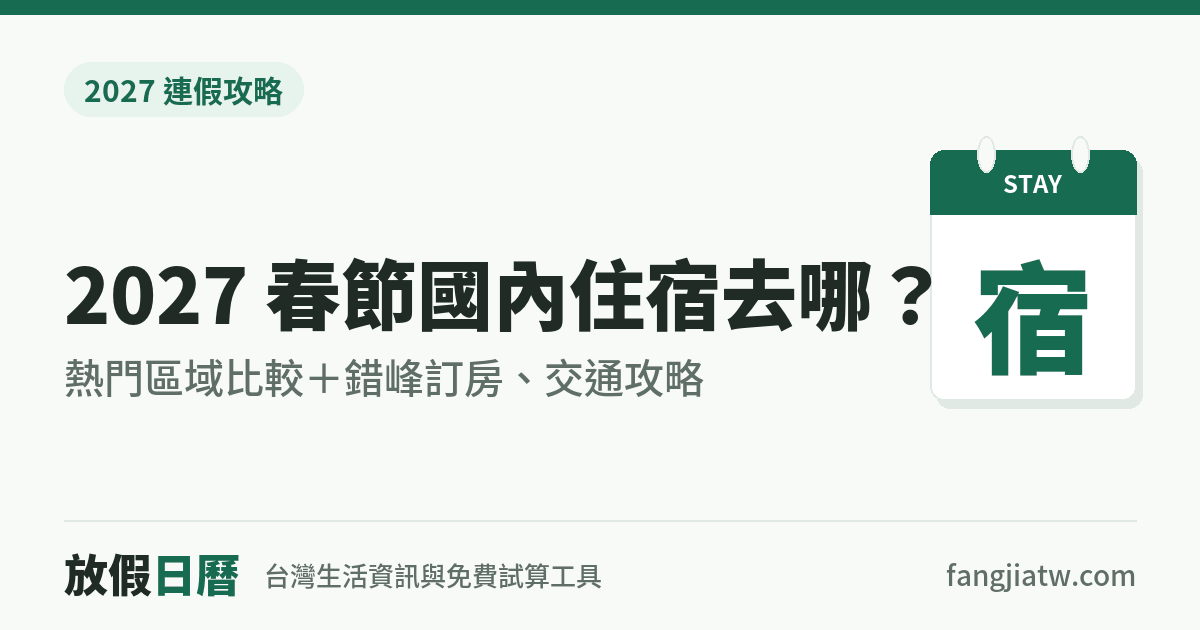
#> input picture assets/og/2027-chunjie-stay.png, 1200 x 630 px, found by its file name; its folder holds 4 pictures in this run
$ python build_home_thumbs.py
#> lines starting #> are read from the running program, lines starting #| are printed output that depends on the picture
# 首頁「最新生活攻略」：
#   1. 把各文章的 og 圖卡（assets/og/*.png，1200×630）從中間裁成 16:9，縮成 640×360 WebP 放 assets/thumbs/
#   2. 依 POSTS 產生卡片（分類、標題、50～70 字摘要、更新日期、閱讀更多），寫進 index.html 的 posts:start／posts:end 之間
#   3. 全年請假圖卡轉成 WebP 給首頁用
# 順序：build_og.py → build_info.py → 這支 → 再跑一次 build_info.py（讓首頁 WebP 的版本號更新）。
# 執行（repo 根目錄）：PYTHONPATH=C:/Users/Administrator/tools/pylib python _src/build_home_thumbs.py
import os, io, re, hashlib
from PIL import Image

# (og 檔名, 文章網址, 分類, 標題, 摘要 50～70 字)
POSTS = [
    ("2027-chunjie-stay", "/2027/chunjie-stay/", "住宿攻略", "2027 春節國內住宿：熱門區域與錯峰訂房",
     "初一到初三最難訂房，房價也最高。比較台中、嘉義、日月潭等 8 個熱門區域的交通與房價，附 3 種錯峰方案和訂房檢查清單。"),
    ("2027-qingjia", "/2027/qingjia/", "連假攻略", "2027 請假攻略：9 大連假、特休怎麼排",
     "2027 年放假 121 天、全年不用補班。整理 9 個連假各自最划算的請法，以及特休 3、7、10、14 天的全年排法。"),
    ("2027-chunjie", "/2027/chunjie/", "連假攻略", "2027 春節連假放幾天？請 2 休 11",
     "春節從 2/4（四）小年夜放到 2/10（三），共 7 天，不用補班。請 2 天特休可連休 11 天，請 5 天更能連休 16 天。"),
    ("2027-hanjia", "/2027/hanjia/", "連假攻略", "2027 寒假日期：放 21 天，2/11 開學",
     "寒假從 1/21（四）放到 2/10（三），共 21 天，春節剛好落在最後一週。爸媽只要請 3 天特休，就能陪孩子連休 12 天。"),
    ("2026-land-value-tax", "/2026/land-value-tax/", "生活資訊", "2026 地價稅怎麼算？繳納期限與試算",
     "地價稅 11/1～11/30 開徵。整理計算公式、累進稅率，以及自用住宅 2‰ 優惠稅率怎麼申請，文章附線上試算工具。"),
    ("concert", "/concert/", "住宿攻略", "演唱會住宿攻略：各大場館周邊飯店",
     "大巨蛋、小巨蛋、高雄巨蛋等 6 個場館的住宿區域、交通方式和散場攻略，幫你挑散場後好回去、價格合理的住宿。"),
]
TW, TH = 640, 360

def updated(url):
    """文章的更新日期：優先用頁面上寫的「最後更新／更新日期」，沒有再用 JSON-LD 的 dateModified。"""
    s = io.open(url.strip("/") + "/index.html", encoding="utf-8").read()
    m = re.search(r"(?:最後更新|更新日期)：(\d{4}) 年 (\d{1,2}) 月 (\d{1,2}) 日", s)
    if m: return "%s-%02d-%02d" % (m.group(1), int(m.group(2)), int(m.group(3)))
    return re.search(r'"dateModified":\s*"(\d{4}-\d{2}-\d{2})"', s).group(1)

os.makedirs("assets/thumbs", exist_ok=True)
cards = []
for slug, url, cat, title, summary in POSTS:
    assert 50 <= len(summary) <= 70, (slug, len(summary))
    im = Image.open(f"assets/og/{slug}.png").convert("RGB")
#> im is the input picture: PIL image 1200x630 RGB; mean R, G, B 222.7, 230.1, 226.4
    w, h = im.size; cw = round(h * 16 / 9); x = (w - cw) // 2   # 1200×630 → 中間 1120×630（左右各裁 40px，文字都在安全範圍內）
#> after `w, h = im.size`: w = 1200; h = 630
#> after `cw = round(h * 16 / 9)`: cw = 1120
#> after `x = (w - cw) // 2`: x = 40
    im.crop((x, 0, x + cw, h)).resize((TW, TH), Image.LANCZOS).save(f"assets/thumbs/{slug}.webp", "WEBP", quality=82, method=6)
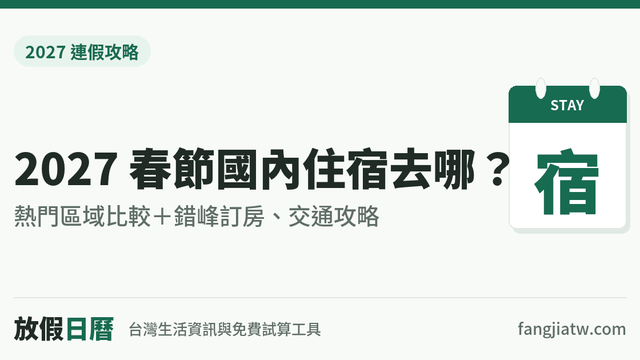
#> saved as 2027-chunjie-stay.webp: PIL image 640x360 RGB; mean R, G, B 221.2, 228.8, 225.1
    v = hashlib.md5(open(f"assets/thumbs/{slug}.webp", "rb").read()).hexdigest()[:8]
    d = updated(url); short = title.split("：")[0].split("？")[0]
#> (the run stopped early here; a loop or call above may not have finished)
